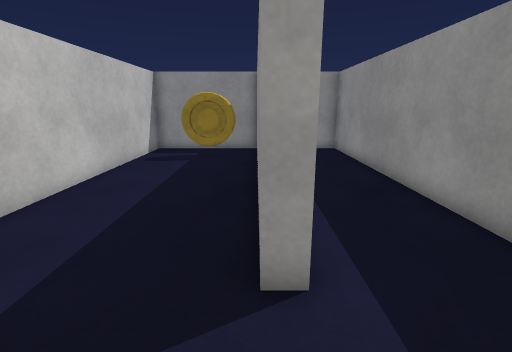
[1] (above)

16 first-person views from a walk through a scene from a Unity 3-D project. The camera is 1.2 m above the floor, tilts 14° down and sees 85° across. The floor is counted in squares, 0.5 m on a side. Each view is taken from the middle of a square. On the plan, view 1 faces up. The plan holds only what a view shows up to about 18 squares ahead; the rest is blank. The place goes on beyond the plan. The player character is not drawn. Surface patterns are stand-ins for the level's own textures.

[2]
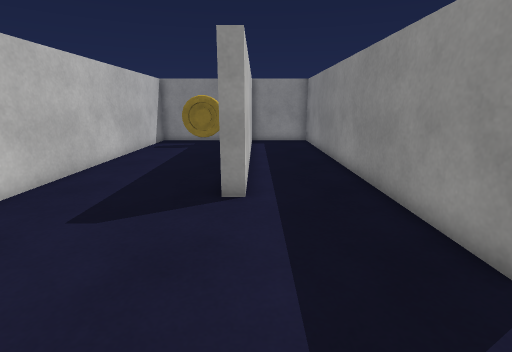

[3]
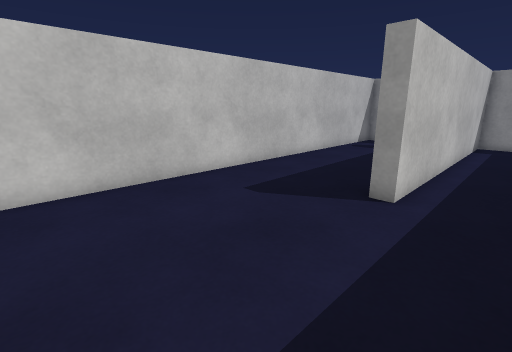

[4]
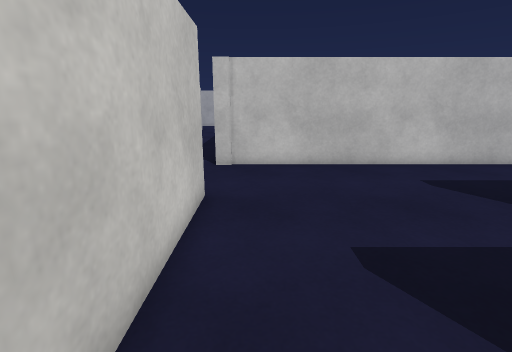

[5]
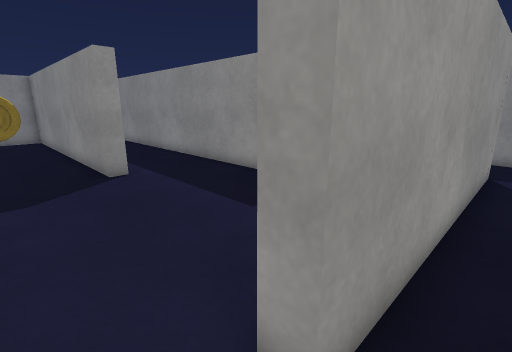

[6]
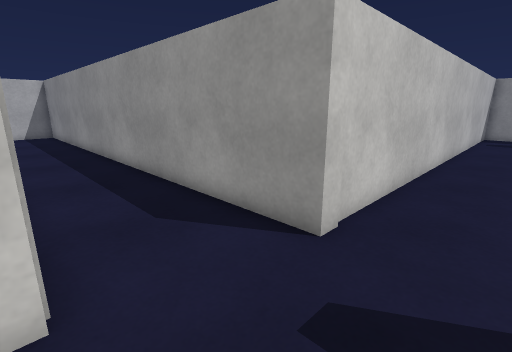

[7]
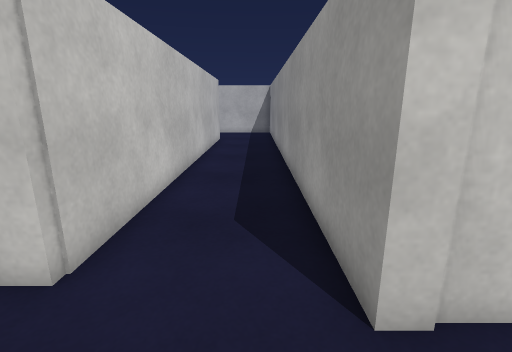

[8]
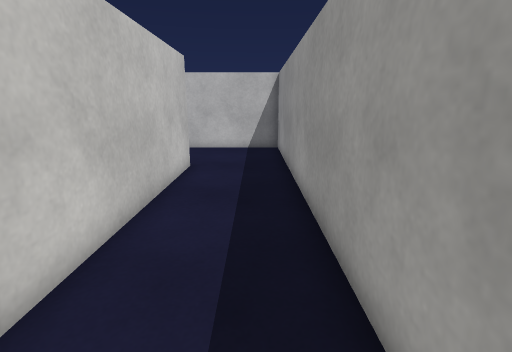

[9]
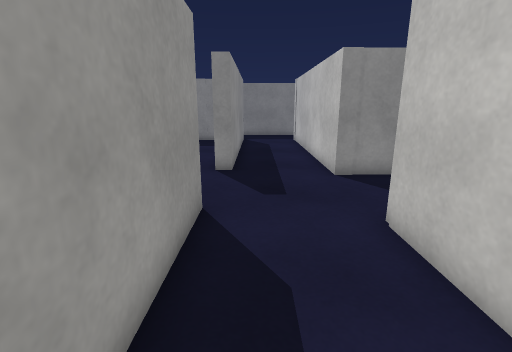

[10]
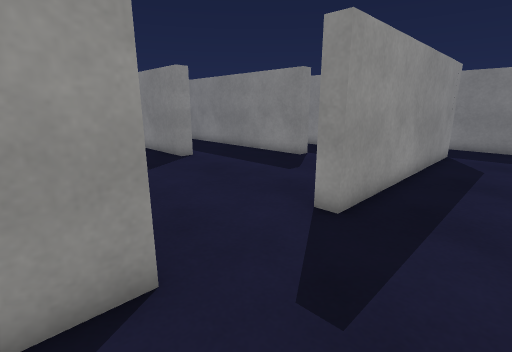

[11]
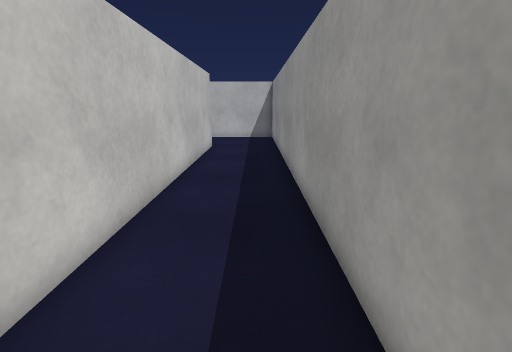

[12]
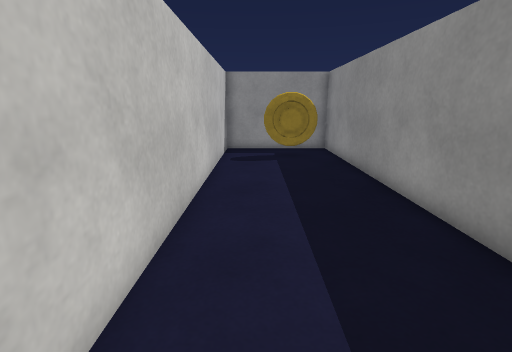

[13]
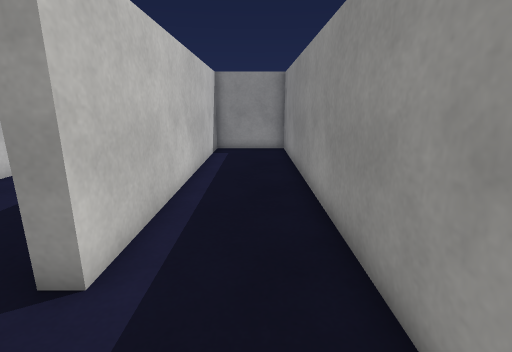

[14]
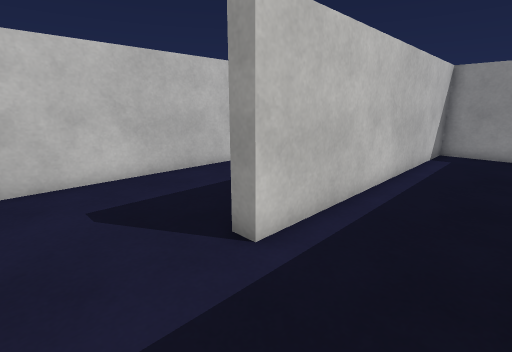

[15]
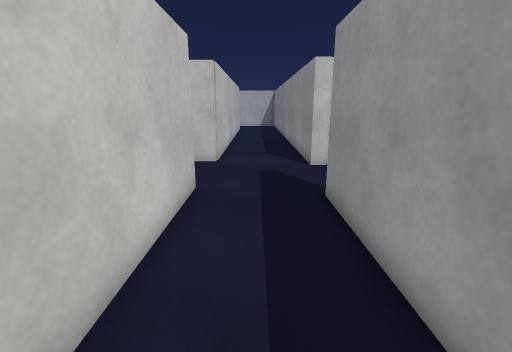

[16]
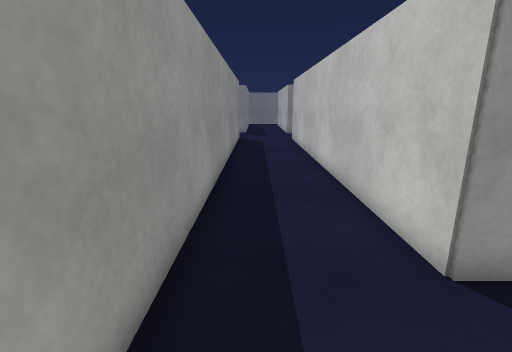

### Floor plan
Points are (right, up) in squares from view 1. A wall is a line through its corners. A room is listed if a view was taken in it or the views show most of it. See-through windows are left out.
Room 1 (views 1, 2, 3, 12, 13, 14)
walls: (4.6, -0.6) (4.6, 16.4) (0.7, 16.4) (0.7, 3.3) (0.1, 3.3) (0.1, 16.4) (-5.7, 16.4) (-5.7, -4.5); (-1.9, 13.7) (-3.4, 13.7); (-2.7, 13.6) (-3.2, 13.7); (-2.4, 13.7) (-2.9, 13.7); (-3.1, 13.6) (-3.5, 13.7); (-1.4, -5.4) (4.8, -5.4)
ways out: opening at (5, -2.5) to room 2; opening at (-3.5, -5.5) to room 3
Room 2 (view 4)
walls: (5.4, -0.6) (4.6, -0.6)
ways out: opening at (5, -2.5) to room 1
Room 3 (views 5, 6, 7, 8, 9, 10, 11, 15, 16)
walls: (-5.7, -4.5) (-5.7, -5.7) (-29.7, -5.7) (-29.7, -10.5); (-2.2, -10.5) (-2.2, -9.7) (6.5, -9.7); (-24.5, -10.4) (-24.5, -9.7) (-6.4, -9.7) (-6.4, -10.5); (6.5, -6.1) (-1.4, -6.1) (-1.4, -5.4)
ways out: opening at (-3.5, -5.5) to room 1

Where each view was taken, in squares from view 1:
view 1: 0 up, 0 right, facing up
view 2: 4 down, 1 right, facing up
view 3: 4 down, 3 right, facing up-left
view 4: 4 down, 6 right, facing left
view 5: 7 down, 3 left, facing up-right
view 6: 10 down, 3 left, facing up-left
view 7: 7 down, 3 left, facing left
view 8: 7 down, 13 left, facing left
view 9: 7 down, 12 left, facing right
view 10: 9 down, 7 left, facing up-right
view 11: 7 down, 7 left, facing left
view 12: 0 up, 4 left, facing up
view 13: 0 up, 3 right, facing up
view 14: 0 up, 4 right, facing up-left
view 15: 8 down, 6 right, facing left
view 16: 7 down, 28 left, facing right
